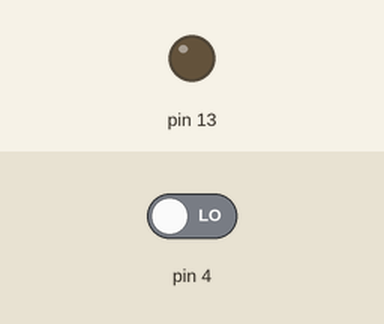
A sketch run on a simulated Arduino Uno, built with avr-gcc and run on an emulated ATmega328P. Parts: output pins drawn as LEDs (lit = HIGH). Inputs (shaded band) come from the test bench; at power-on: pin 4 LOW. What the sketch prints to the serial monitor is not drawn.

Above: at 1.2 s.
1.3 s: pin 4 driven HIGH
At 2.1 s:
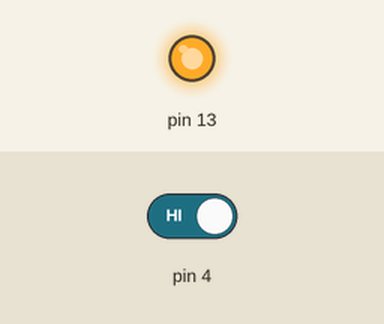
2.8 s: pin 4 driven LOW
At 3.3 s:
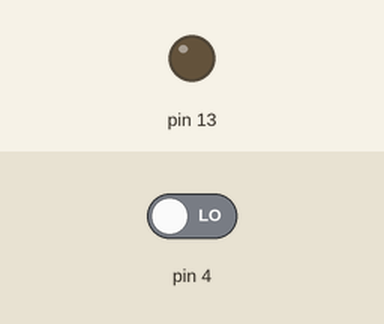
Timing chart, 0 to 5.8 s (numbered marks = the images above; inputs shaded):
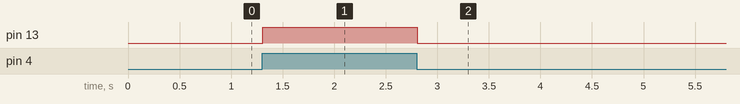

The sketch:

20240104_btn.ino
```cpp
void setup() {
  Serial.begin(9600); //baudrate (bps -> bit per second)
  pinMode(4,INPUT);
  pinMode(13,OUTPUT);
}
void loop() {
  int btn = digitalRead(4);
  Serial.println(btn);
  /*if(btn == 1){
    digitalWrite(13,1);
  }else{
    digitalWrite(13,0);
  }*/
  digitalWrite(13,btn);
}
```

Measured:
- after the input at 1.3 s, pin 13: LOW → HIGH at once
- after the input at 2.8 s, pin 13: HIGH → LOW at once
